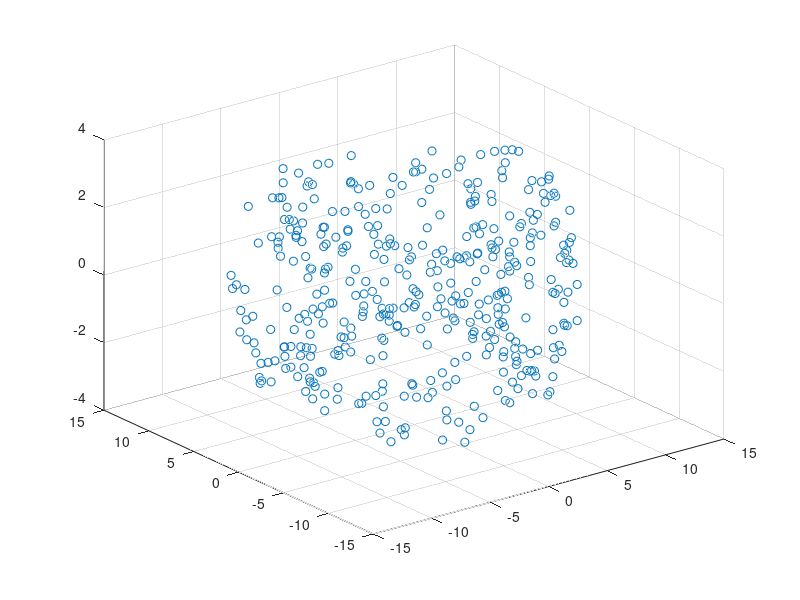

MATLAB code to generate this figure: (Note: this script raises an error after producing the figure.)

numPoints = 400;

polParams = rand(numPoints,1);
torParams = rand(numPoints,1);

minorRads =  (2   +rand(numPoints,1) ).*(1+0.1.*cos(2*pi*3.*torParams));
majorRadis = 9 .*(1+0.05.*sin(2*pi*3.*torParams));

torusPointY = @(majorRad,minorRad,torAngle,polAngle) sin(torAngle).*(majorRad + cos(polAngle).*minorRad);
torusPointX = @(majorRad,minorRad,torAngle,polAngle) cos(torAngle).*(majorRad + cos(polAngle).*minorRad);
torusPointZ = @(majorRad,minorRad,torAngle,polAngle) sin(polAngle).*minorRad;

torPerturbations = 1 + 0.1.*sin(torParams*2*pi);
polPerturbations = 1 + 0.1.*sin(polParams*2*pi);

torParamsPerturbed = torParams ;%.* torPerturbations;
polParamsPerturbed = polParams ;%.* polPerturbations;

pointsX = torusPointX(majorRadis, minorRads, torParamsPerturbed*2*pi, polParamsPerturbed*2*pi);
pointsY = torusPointY(majorRadis, minorRads, torParamsPerturbed*2*pi, polParamsPerturbed*2*pi);
pointsZ = torusPointZ(majorRadis, minorRads, torParamsPerturbed*2*pi, polParamsPerturbed*2*pi);

figure;
scatter3(pointsX,pointsY,pointsZ);

mod_index = @(i,modul) mod(i-1,modul) + 1;
m = 4;
%create coefs template once
[Acoefs, B1coefs, B2coefs, Ccoefs] = createBicubicCoefMatrices(m);
coefs_raw = cat(1, reshape(Acoefs,1,m,4,4),reshape(B1coefs,1,m,4,4),reshape(B2coefs,1,m,4,4),reshape(Ccoefs,1,m,4,4));


%create coefficients matrix
paramCoords = [torParams , polParams];
coefsThreeDMatrix = createExtraOrdCoefsMatrix(paramCoords,coefs_raw);

% make it in matrix-vector form
dataPoints = [pointsX, pointsY, pointsZ];
domainM = size(coefsThreeDMatrix,2)-2;
domainN = size(coefsThreeDMatrix,3)-2;

numCols = (domainM) * (domainN);
coefsTwoDMatrix = zeros (numPoints,numCols);

reducedMod = @ (i,size) mod(i-1,size)+1;

localIndex = @(i,j,iwidth,jwidth) (reducedMod(j-1,jwidth)-1) * iwidth + reducedMod(i-1,iwidth);


for j = 1:domainN+2
    for i = 1:domainM+2
        loc_ind = localIndex(i,j,domainM,domainN);
        for p = 1:numPoints
            coefsTwoDMatrix(p,loc_ind) = ...
                coefsTwoDMatrix(p,loc_ind) + coefsThreeDMatrix(p,i,j);
        end
    end
end

bezierControlPoints = coefsTwoDMatrix\dataPoints;

petersPoints = zeros(3,domainM+2,domainN+2);
for i = 1:domainM+2
    for j = 1:domainN+2
        petersPoints(:,i,j) = bezierControlPoints(localIndex(i,j,domainM,domainN),:);
    end
end
figure;
plotPoints(petersPoints);
hold on;
plot3(pointsX,pointsY,pointsZ,'ro');

biQuadPatch = zeros(3,3,3);
biCubePatch = zeros(3,4,4);
whichQuadrant = [[3;4] , [2;1]];
AInds = [[5;5],   [2;5],    [2;2],    [5;2]];
B1Inds = [[5;4],  [3;5],    [2;3],   [ 4;2]];
B2Inds = [[4;5],  [2;4],    [3;2],   [ 5;3]];
CInds = [[4;4],   [3;4],   [ 3;3],   [ 4;3]];

As = zeros(3,4);
Bs = zeros(3,2,4);
Cs = zeros(3,4);
shifted_indices = @(ind,modul) mod_index((0:(modul-1)) + ind,modul);

for j = 2:(domainN+1)
    for i = 2:(domainM+1)
        if(((i ~= 3) && (i~= 4)) || ((j ~= 3) && (j ~= 4)))
            neighbours = petersPoints(:,(i-1):(i+1),(j-1):(j+1));
            biQuadPatch = getBiquadraticPatch(neighbours);
            plotPoints(biQuadPatch);
            [x,y,z] = bezier(biQuadPatch,0.1);
            surf(x,y,z);
        else
            quadr = whichQuadrant(i-2,j-2);
            indShift = shifted_indices(quadr,4);
            As(:,1) = petersPoints(:,AInds(1,indShift(1)),AInds(2,indShift(1)));
            for k = 1:4
                Bs(:,1,k) = petersPoints(:,B1Inds(1,indShift(k)),B1Inds(2,indShift(k)));
                Bs(:,2,k) = petersPoints(:,B2Inds(1,indShift(k)),B2Inds(2,indShift(k)));
                Cs(:,k) = petersPoints(:,CInds(1,indShift(k)),CInds(2,indShift(k)));
            end
            biCubePatch = getBicubicPatchIndex(1,As,Bs,Cs);
            plotPoints(biCubePatch);
            [x,y,z] = bezier(biCubePatch,0.05);
            surf(x,y,z);
        end        
    end
end
